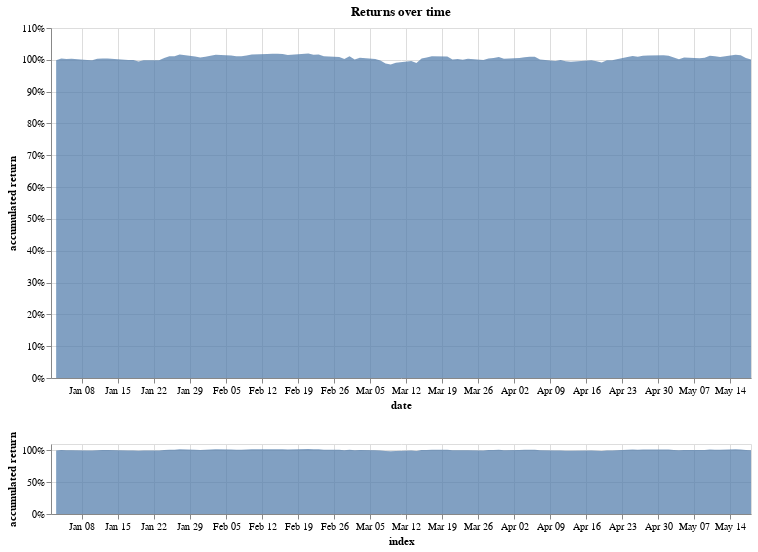

This figure's notebook cell:
### Markdown cell above
Plot of the accumulated returns over time.

### Code cell
returns_chart(bt.balance)

### Figure 1 — Vega-Lite specification as saved in the notebook (floating-point values rounded to 4 significant figures)
{"config": {"view": {"continuousWidth": 400, "continuousHeight": 300}}, "vconcat": [{"layer": [{"mark": "point", "encoding": {"opacity": {"value": 0}, "x": {"type": "temporal", "field": "index"}}, "selection": {"selector002": {"type": "single", "nearest": true, "on": "mouseover", "fields": ["index"], "empty": "none"}}}, {"mark": "point", "encoding": {"opacity": {"condition": {"value": 1, "selection": "selector002"}, "value": 0}, "x": {"type": "temporal", "field": "index"}, "y": {"type": "quantitative", "axis": {"format": "%"}, "field": "accumulated return"}}}, {"mark": {"type": "text", "align": "left", "dx": 5, "dy": -5}, "encoding": {"text": {"condition": {"type": "quantitative", "field": "accumulated return", "format": ".2%", "selection": "selector002"}, "value": " "}, "x": {"type": "temporal", "field": "index"}, "y": {"type": "quantitative", "axis": {"format": "%"}, "field": "accumulated return"}}}, {"mark": {"type": "area", "opacity": 0.7}, "encoding": {"x": {"type": "temporal", "axis": {"title": "date"}, "field": "index", "scale": {"domain": {"selection": "selector001"}}}, "y": {"type": "quantitative", "axis": {"format": "%"}, "field": "accumulated return"}}}], "height": 350, "title": "Returns over time", "width": 700}, {"mark": {"type": "area", "opacity": 0.7}, "encoding": {"x": {"type": "temporal", "field": "index"}, "y": {"type": "quantitative", "axis": {"format": "%"}, "field": "accumulated return"}}, "height": 70, "selection": {"selector001": {"type": "interval", "encodings": ["x"]}}, "width": 700}], "data": {"name": "data-b11619311ba924a0aab032fb49fcef6a"}, "$schema": "https://vega.github.io/schema/vega-lite/v4.0.2.json", "datasets": {"data-b11619311ba924a0aab032fb49fcef6a": [{"index": "2017-01-02T00:00:00", "total capital": 1000000.0, "cash": 1000000.0, "VOO": null, "TUR": null, "RSX": null, "options qty": null, "calls capital": null, "puts capital": null, "stocks qty": null, "options capital": 0.0, "stocks capital": 0.0, "% change": null, "accumulated return": null}, {"index": "2017-01-03T00:00:00", "total capital": 999000.0, "cash": 110100.0, "VOO": 199900.0, "TUR": 49990.0, "RSX": 250000.0, "options qty": 2.0, "calls capital": 389100.0, "puts capital": 0.0, "stocks qty": 16190.0, "options capital": 389100.0, "stocks capital": 499900.0, "% change": -0.00097, "accumulated return": 0.999}, {"index": "2017-01-04T00:00:00", "total capital": 1004000.0, "cash": 110100.0, "VOO": 201100.0, "TUR": 50070.0, "RSX": 251600.0, "options qty": 2.0, "calls capital": 391400.0, "puts capital": 0.0, "stocks qty": 16190.0, "options capital": 391400.0, "stocks capital": 502700.0, "% change": 0.005203, "accumulated return": 1.004}, {"index": "2017-01-05T00:00:00", "total capital": 1003000.0, "cash": 110100.0, "VOO": 200900.0, "TUR": 49870.0, "RSX": 250600.0, "options qty": 2.0, "calls capital": 391300.0, "puts capital": 0.0, "stocks qty": 16190.0, "options capital": 391300.0, "stocks capital": 501300.0, "% change": -0.001516, "accumulated return": 1.003}, {"index": "2017-01-06T00:00:00", "total capital": 1003000.0, "cash": 110100.0, "VOO": 201700.0, "TUR": 49370.0, "RSX": 248800.0, "options qty": 2.0, "calls capital": 393200.0, "puts capital": 0.0, "stocks qty": 16190.0, "options capital": 393200.0, "stocks capital": 499900.0, "% change": 0.0004939, "accumulated return": 1.003}, {"index": "2017-01-09T00:00:00", "total capital": 999600.0, "cash": 110100.0, "VOO": 201000.0, "TUR": 48740.0, "RSX": 247900.0, "options qty": 2.0, "calls capital": 391800.0, "puts capital": 0.0, "stocks qty": 16190.0, "options capital": 391800.0, "stocks capital": 497700.0, "% change": -0.003588, "accumulated return": 0.9996}, {"index": "2017-01-10T00:00:00", "total capital": 998900.0, "cash": 110100.0, "VOO": 201000.0, "TUR": 47750.0, "RSX": 248400.0, "options qty": 2.0, "calls capital": 391600.0, "puts capital": 0.0, "stocks qty": 16190.0, "options capital": 391600.0, "stocks capital": 497100.0, "% change": -0.0007136, "accumulated return": 0.9989}, {"index": "2017-01-11T00:00:00", "total capital": 1003000.0, "cash": 110100.0, "VOO": 201600.0, "TUR": 47690.0, "RSX": 251000.0, "options qty": 2.0, "calls capital": 393000.0, "puts capital": 0.0, "stocks qty": 16190.0, "options capital": 393000.0, "stocks capital": 500300.0, "% change": 0.004551, "accumulated return": 1.003}, {"index": "2017-01-12T00:00:00", "total capital": 1005000.0, "cash": 110100.0, "VOO": 201100.0, "TUR": 50420.0, "RSX": 251000.0, "options qty": 2.0, "calls capital": 391800.0, "puts capital": 0.0, "stocks qty": 16190.0, "options capital": 391800.0, "stocks capital": 502600.0, "% change": 0.001069, "accumulated return": 1.005}, {"index": "2017-01-13T00:00:00", "total capital": 1004000.0, "cash": 110100.0, "VOO": 201500.0, "TUR": 51840.0, "RSX": 248000.0, "options qty": 2.0, "calls capital": 392800.0, "puts capital": 0.0, "stocks qty": 16190.0, "options capital": 392800.0, "stocks capital": 501400.0, "% change": -0.0001726, "accumulated return": 1.004}, {"index": "2017-01-17T00:00:00", "total capital": 999700.0, "cash": 110100.0, "VOO": 200800.0, "TUR": 51310.0, "RSX": 246100.0, "options qty": 2.0, "calls capital": 391400.0, "puts capital": 0.0, "stocks qty": 16190.0, "options capital": 391400.0, "stocks capital": 498200.0, "% change": -0.004626, "accumulated return": 0.9997}, {"index": "2017-01-18T00:00:00", "total capital": 999600.0, "cash": 110100.0, "VOO": 201200.0, "TUR": 51200.0, "RSX": 244900.0, "options qty": 2.0, "calls capital": 392200.0, "puts capital": 0.0, "stocks qty": 16190.0, "options capital": 392200.0, "stocks capital": 497300.0, "% change": -4.232e-05, "accumulated return": 0.9996}, {"index": "2017-01-19T00:00:00", "total capital": 994500.0, "cash": 110100.0, "VOO": 200600.0, "TUR": 50220.0, "RSX": 242800.0, "options qty": 2.0, "calls capital": 390800.0, "puts capital": 0.0, "stocks qty": 16190.0, "options capital": 390800.0, "stocks capital": 493600.0, "% change": -0.005107, "accumulated return": 0.9945}, {"index": "2017-01-20T00:00:00", "total capital": 998600.0, "cash": 110100.0, "VOO": 201200.0, "TUR": 51550.0, "RSX": 243700.0, "options qty": 2.0, "calls capital": 392000.0, "puts capital": 0.0, "stocks qty": 16190.0, "options capital": 392000.0, "stocks capital": 496500.0, "% change": 0.004112, "accumulated return": 0.9986}, {"index": "2017-01-23T00:00:00", "total capital": 999000.0, "cash": 110100.0, "VOO": 200800.0, "TUR": 52140.0, "RSX": 244800.0, "options qty": 2.0, "calls capital": 391200.0, "puts capital": 0.0, "stocks qty": 16190.0, "options capital": 391200.0, "stocks capital": 497700.0, "% change": 0.0004061, "accumulated return": 0.999}, {"index": "2017-01-24T00:00:00", "total capital": 1006000.0, "cash": 110100.0, "VOO": 202000.0, "TUR": 52250.0, "RSX": 247800.0, "options qty": 2.0, "calls capital": 393900.0, "puts capital": 0.0, "stocks qty": 16190.0, "options capital": 393900.0, "stocks capital": 502100.0, "% change": 0.007061, "accumulated return": 1.006}, {"index": "2017-01-25T00:00:00", "total capital": 1011000.0, "cash": 110100.0, "VOO": 203700.0, "TUR": 51080.0, "RSX": 248800.0, "options qty": 2.0, "calls capital": 397700.0, "puts capital": 0.0, "stocks qty": 16190.0, "options capital": 397700.0, "stocks capital": 503600.0, "% change": 0.005293, "accumulated return": 1.011}, {"index": "2017-01-26T00:00:00", "total capital": 1011000.0, "cash": 110100.0, "VOO": 203600.0, "TUR": 50850.0, "RSX": 249100.0, "options qty": 2.0, "calls capital": 397600.0, "puts capital": 0.0, "stocks qty": 16190.0, "options capital": 397600.0, "stocks capital": 503500.0, "% change": -0.0002633, "accumulated return": 1.011}, {"index": "2017-01-27T00:00:00", "total capital": 1016000.0, "cash": 110100.0, "VOO": 203300.0, "TUR": 50930.0, "RSX": 255300.0, "options qty": 2.0, "calls capital": 396800.0, "puts capital": 0.0, "stocks qty": 16190.0, "options capital": 396800.0, "stocks capital": 509500.0, "% change": 0.005255, "accumulated return": 1.016}, {"index": "2017-01-30T00:00:00", "total capital": 1011000.0, "cash": 110100.0, "VOO": 202000.0, "TUR": 53480.0, "RSX": 250800.0, "options qty": 2.0, "calls capital": 394100.0, "puts capital": 0.0, "stocks qty": 16190.0, "options capital": 394100.0, "stocks capital": 506300.0, "% change": -0.005854, "accumulated return": 1.011}, {"index": "2017-01-31T00:00:00", "total capital": 1007000.0, "cash": 110100.0, "VOO": 202000.0, "TUR": 53490.0, "RSX": 247200.0, "options qty": 2.0, "calls capital": 394200.0, "puts capital": 0.0, "stocks qty": 16190.0, "options capital": 394200.0, "stocks capital": 502700.0, "% change": -0.003422, "accumulated return": 1.007}, {"index": "2017-02-01T00:00:00", "total capital": 1010000.0, "cash": 505100.0, "VOO": 201900.0, "TUR": 50460.0, "RSX": 252400.0, "options qty": 0.0, "calls capital": 0.0, "puts capital": 0.0, "stocks qty": 16220.0, "options capital": 0.0, "stocks capital": 504800.0, "% change": 0.002744, "accumulated return": 1.01}, {"index": "2017-02-02T00:00:00", "total capital": 1013000.0, "cash": 505100.0, "VOO": 201900.0, "TUR": 51360.0, "RSX": 254400.0, "options qty": 0.0, "calls capital": 0.0, "puts capital": 0.0, "stocks qty": 16220.0, "options capital": 0.0, "stocks capital": 507700.0, "% change": 0.002941, "accumulated return": 1.013}, {"index": "2017-02-03T00:00:00", "total capital": 1016000.0, "cash": 505100.0, "VOO": 203400.0, "TUR": 52540.0, "RSX": 254800.0, "options qty": 0.0, "calls capital": 0.0, "puts capital": 0.0, "stocks qty": 16220.0, "options capital": 0.0, "stocks capital": 510800.0, "% change": 0.00299, "accumulated return": 1.016}, {"index": "2017-02-06T00:00:00", "total capital": 1014000.0, "cash": 505100.0, "VOO": 203000.0, "TUR": 52020.0, "RSX": 253600.0, "options qty": 0.0, "calls capital": 0.0, "puts capital": 0.0, "stocks qty": 16220.0, "options capital": 0.0, "stocks capital": 508600.0, "% change": -0.002084, "accumulated return": 1.014}, {"index": "2017-02-07T00:00:00", "total capital": 1011000.0, "cash": 505100.0, "VOO": 203100.0, "TUR": 51130.0, "RSX": 252100.0, "options qty": 0.0, "calls capital": 0.0, "puts capital": 0.0, "stocks qty": 16220.0, "options capital": 0.0, "stocks capital": 506300.0, "% change": -0.002321, "accumulated return": 1.011}, {"index": "2017-02-08T00:00:00", "total capital": 1011000.0, "cash": 505100.0, "VOO": 203300.0, "TUR": 52210.0, "RSX": 250800.0, "options qty": 0.0, "calls capital": 0.0, "puts capital": 0.0, "stocks qty": 16220.0, "options capital": 0.0, "stocks capital": 506300.0, "% change": 5.022e-05, "accumulated return": 1.011}, {"index": "2017-02-09T00:00:00", "total capital": 1014000.0, "cash": 505100.0, "VOO": 204500.0, "TUR": 52990.0, "RSX": 251000.0, "options qty": 0.0, "calls capital": 0.0, "puts capital": 0.0, "stocks qty": 16220.0, "options capital": 0.0, "stocks capital": 508500.0, "% change": 0.002145, "accumulated return": 1.014}, {"index": "2017-02-10T00:00:00", "total capital": 1017000.0, "cash": 505100.0, "VOO": 205300.0, "TUR": 52240.0, "RSX": 254000.0, "options qty": 0.0, "calls capital": 0.0, "puts capital": 0.0, "stocks qty": 16220.0, "options capital": 0.0, "stocks capital": 511500.0, "% change": 0.002956, "accumulated return": 1.017}, {"index": "2017-02-13T00:00:00", "total capital": 1018000.0, "cash": 505100.0, "VOO": 206400.0, "TUR": 53030.0, "RSX": 253600.0, "options qty": 0.0, "calls capital": 0.0, "puts capital": 0.0, "stocks qty": 16220.0, "options capital": 0.0, "stocks capital": 513000.0, "% change": 0.001508, "accumulated return": 1.018}, {"index": "2017-02-14T00:00:00", "total capital": 1019000.0, "cash": 505100.0, "VOO": 207300.0, "TUR": 53000.0, "RSX": 254000.0, "options qty": 0.0, "calls capital": 0.0, "puts capital": 0.0, "stocks qty": 16220.0, "options capital": 0.0, "stocks capital": 514200.0, "% change": 0.001159, "accumulated return": 1.019}, {"index": "2017-02-15T00:00:00", "total capital": 1019000.0, "cash": 505100.0, "VOO": 208300.0, "TUR": 53110.0, "RSX": 252700.0, "options qty": 0.0, "calls capital": 0.0, "puts capital": 0.0, "stocks qty": 16220.0, "options capital": 0.0, "stocks capital": 514100.0, "% change": -0.0001258, "accumulated return": 1.019}, {"index": "2017-02-16T00:00:00", "total capital": 1018000.0, "cash": 505100.0, "VOO": 208100.0, "TUR": 52690.0, "RSX": 252300.0, "options qty": 0.0, "calls capital": 0.0, "puts capital": 0.0, "stocks qty": 16220.0, "options capital": 0.0, "stocks capital": 513200.0, "% change": -0.0009156, "accumulated return": 1.018}, {"index": "2017-02-17T00:00:00", "total capital": 1015000.0, "cash": 505100.0, "VOO": 208500.0, "TUR": 53870.0, "RSX": 248000.0, "options qty": 0.0, "calls capital": 0.0, "puts capital": 0.0, "stocks qty": 16220.0, "options capital": 0.0, "stocks capital": 510300.0, "% change": -0.002775, "accumulated return": 1.015}, {"index": "2017-02-21T00:00:00", "total capital": 1020000.0, "cash": 505100.0, "VOO": 209700.0, "TUR": 54140.0, "RSX": 250700.0, "options qty": 0.0, "calls capital": 0.0, "puts capital": 0.0, "stocks qty": 16220.0, "options capital": 0.0, "stocks capital": 514500.0, "% change": 0.00412, "accumulated return": 1.02}, {"index": "2017-02-22T00:00:00", "total capital": 1016000.0, "cash": 505100.0, "VOO": 209600.0, "TUR": 54470.0, "RSX": 246500.0, "options qty": 0.0, "calls capital": 0.0, "puts capital": 0.0, "stocks qty": 16220.0, "options capital": 0.0, "stocks capital": 510500.0, "% change": -0.003899, "accumulated return": 1.016}, {"index": "2017-02-23T00:00:00", "total capital": 1017000.0, "cash": 505100.0, "VOO": 209700.0, "TUR": 54820.0, "RSX": 247200.0, "options qty": 0.0, "calls capital": 0.0, "puts capital": 0.0, "stocks qty": 16220.0, "options capital": 0.0, "stocks capital": 511700.0, "% change": 0.001158, "accumulated return": 1.017}, {"index": "2017-02-24T00:00:00", "total capital": 1011000.0, "cash": 505100.0, "VOO": 210000.0, "TUR": 53700.0, "RSX": 242300.0, "options qty": 0.0, "calls capital": 0.0, "puts capital": 0.0, "stocks qty": 16220.0, "options capital": 0.0, "stocks capital": 505900.0, "% change": -0.005683, "accumulated return": 1.011}, {"index": "2017-02-27T00:00:00", "total capital": 1009000.0, "cash": 505100.0, "VOO": 210300.0, "TUR": 53240.0, "RSX": 240600.0, "options qty": 0.0, "calls capital": 0.0, "puts capital": 0.0, "stocks qty": 16220.0, "options capital": 0.0, "stocks capital": 504100.0, "% change": -0.001771, "accumulated return": 1.009}, {"index": "2017-02-28T00:00:00", "total capital": 1003000.0, "cash": 505100.0, "VOO": 209700.0, "TUR": 52490.0, "RSX": 235700.0, "options qty": 0.0, "calls capital": 0.0, "puts capital": 0.0, "stocks qty": 16220.0, "options capital": 0.0, "stocks capital": 497900.0, "% change": -0.006216, "accumulated return": 1.003}, {"index": "2017-03-01T00:00:00", "total capital": 1011000.0, "cash": 127500.0, "VOO": 202200.0, "TUR": 50570.0, "RSX": 252900.0, "options qty": 2.0, "calls capital": 378000.0, "puts capital": 10.0, "stocks qty": 16780.0, "options capital": 378000.0, "stocks capital": 505800.0, "% change": 0.008268, "accumulated return": 1.011}, {"index": "2017-03-02T00:00:00", "total capital": 1001000.0, "cash": 127500.0, "VOO": 201100.0, "TUR": 49550.0, "RSX": 247900.0, "options qty": 2.0, "calls capital": 375100.0, "puts capital": 10.0, "stocks qty": 16780.0, "options capital": 375100.0, "stocks capital": 498500.0, "% change": -0.01, "accumulated return": 1.001}, {"index": "2017-03-03T00:00:00", "total capital": 1007000.0, "cash": 127500.0, "VOO": 201200.0, "TUR": 50170.0, "RSX": 252700.0, "options qty": 2.0, "calls capital": 375300.0, "puts capital": 10.0, "stocks qty": 16780.0, "options capital": 375300.0, "stocks capital": 504000.0, "% change": 0.005697, "accumulated return": 1.007}, {"index": "2017-03-06T00:00:00", "total capital": 1003000.0, "cash": 127500.0, "VOO": 200500.0, "TUR": 50700.0, "RSX": 250100.0, "options qty": 2.0, "calls capital": 374000.0, "puts capital": 10.0, "stocks qty": 16780.0, "options capital": 374000.0, "stocks capital": 501400.0, "% change": -0.003963, "accumulated return": 1.003}, {"index": "2017-03-07T00:00:00", "total capital": 997900.0, "cash": 127500.0, "VOO": 199900.0, "TUR": 51120.0, "RSX": 246800.0, "options qty": 2.0, "calls capital": 372500.0, "puts capital": 10.0, "stocks qty": 16780.0, "options capital": 372600.0, "stocks capital": 497900.0, "% change": -0.004908, "accumulated return": 0.9979}, {"index": "2017-03-08T00:00:00", "total capital": 988300.0, "cash": 127500.0, "VOO": 199500.0, "TUR": 49010.0, "RSX": 240500.0, "options qty": 2.0, "calls capital": 371800.0, "puts capital": 10.0, "stocks qty": 16780.0, "options capital": 371800.0, "stocks capital": 489100.0, "% change": -0.009604, "accumulated return": 0.9883}, {"index": "2017-03-09T00:00:00", "total capital": 985400.0, "cash": 127500.0, "VOO": 199700.0, "TUR": 48400.0, "RSX": 237700.0, "options qty": 2.0, "calls capital": 372100.0, "puts capital": 10.0, "stocks qty": 16780.0, "options capital": 372100.0, "stocks capital": 485800.0, "% change": -0.002956, "accumulated return": 0.9854}, {"index": "2017-03-10T00:00:00", "total capital": 990500.0, "cash": 127500.0, "VOO": 200400.0, "TUR": 49600.0, "RSX": 239700.0, "options qty": 2.0, "calls capital": 373300.0, "puts capital": 10.0, "stocks qty": 16780.0, "options capital": 373300.0, "stocks capital": 489700.0, "% change": 0.005198, "accumulated return": 0.9905}, {"index": "2017-03-13T00:00:00", "total capital": 995900.0, "cash": 127500.0, "VOO": 200500.0, "TUR": 49460.0, "RSX": 244500.0, "options qty": 2.0, "calls capital": 373900.0, "puts capital": 10.0, "stocks qty": 16780.0, "options capital": 374000.0, "stocks capital": 494500.0, "% change": 0.005444, "accumulated return": 0.9959}, {"index": "2017-03-14T00:00:00", "total capital": 990100.0, "cash": 127500.0, "VOO": 199900.0, "TUR": 49190.0, "RSX": 241000.0, "options qty": 2.0, "calls capital": 372500.0, "puts capital": 10.0, "stocks qty": 16780.0, "options capital": 372500.0, "stocks capital": 490100.0, "% change": -0.005833, "accumulated return": 0.9901}, {"index": "2017-03-15T00:00:00", "total capital": 1004000.0, "cash": 127500.0, "VOO": 201500.0, "TUR": 50720.0, "RSX": 248400.0, "options qty": 2.0, "calls capital": 376100.0, "puts capital": 10.0, "stocks qty": 16780.0, "options capital": 376100.0, "stocks capital": 500600.0, "% change": 0.01426, "accumulated return": 1.004}, {"index": "2017-03-16T00:00:00", "total capital": 1007000.0, "cash": 127500.0, "VOO": 201200.0, "TUR": 51490.0, "RSX": 251100.0, "options qty": 2.0, "calls capital": 375700.0, "puts capital": 10.0, "stocks qty": 16780.0, "options capital": 375700.0, "stocks capital": 503800.0, "% change": 0.002747, "accumulated return": 1.007}, {"index": "2017-03-17T00:00:00", "total capital": 1012000.0, "cash": 127500.0, "VOO": 200800.0, "TUR": 51600.0, "RSX": 256800.0, "options qty": 2.0, "calls capital": 374900.0, "puts capital": 10.0, "stocks qty": 16780.0, "options capital": 375000.0, "stocks capital": 509100.0, "% change": 0.00457, "accumulated return": 1.012}, {"index": "2017-03-20T00:00:00", "total capital": 1010000.0, "cash": 127500.0, "VOO": 200600.0, "TUR": 51890.0, "RSX": 256400.0, "options qty": 2.0, "calls capital": 373900.0, "puts capital": 0.0, "stocks qty": 16780.0, "options capital": 373900.0, "stocks capital": 508800.0, "% change": -0.001358, "accumulated return": 1.01}, {"index": "2017-03-21T00:00:00", "total capital": 1001000.0, "cash": 127500.0, "VOO": 198000.0, "TUR": 51120.0, "RSX": 256000.0, "options qty": 2.0, "calls capital": 368100.0, "puts capital": 0.0, "stocks qty": 16780.0, "options capital": 368100.0, "stocks capital": 505200.0, "% change": -0.009316, "accumulated return": 1.001}, {"index": "2017-03-22T00:00:00", "total capital": 1003000.0, "cash": 127500.0, "VOO": 198500.0, "TUR": 51170.0, "RSX": 256900.0, "options qty": 2.0, "calls capital": 368700.0, "puts capital": 0.0, "stocks qty": 16780.0, "options capital": 368700.0, "stocks capital": 506500.0, "% change": 0.001844, "accumulated return": 1.003}, {"index": "2017-03-23T00:00:00", "total capital": 1001000.0, "cash": 127500.0, "VOO": 198200.0, "TUR": 50910.0, "RSX": 255900.0, "options qty": 2.0, "calls capital": 368000.0, "puts capital": 0.0, "stocks qty": 16780.0, "options capital": 368000.0, "stocks capital": 505100.0, "% change": -0.002054, "accumulated return": 1.001}, {"index": "2017-03-24T00:00:00", "total capital": 1004000.0, "cash": 127500.0, "VOO": 198200.0, "TUR": 51740.0, "RSX": 257500.0, "options qty": 2.0, "calls capital": 368800.0, "puts capital": 0.0, "stocks qty": 16780.0, "options capital": 368800.0, "stocks capital": 507400.0, "% change": 0.003103, "accumulated return": 1.004}, {"index": "2017-03-27T00:00:00", "total capital": 999300.0, "cash": 127500.0, "VOO": 197900.0, "TUR": 51350.0, "RSX": 254900.0, "options qty": 2.0, "calls capital": 367700.0, "puts capital": 0.0, "stocks qty": 16780.0, "options capital": 367700.0, "stocks capital": 504100.0, "% change": -0.004382, "accumulated return": 0.9993}, {"index": "2017-03-28T00:00:00", "total capital": 1004000.0, "cash": 127500.0, "VOO": 199300.0, "TUR": 50320.0, "RSX": 256000.0, "options qty": 2.0, "calls capital": 370700.0, "puts capital": 0.0, "stocks qty": 16780.0, "options capital": 370700.0, "stocks capital": 505700.0, "% change": 0.004549, "accumulated return": 1.004}, {"index": "2017-03-29T00:00:00", "total capital": 1006000.0, "cash": 127500.0, "VOO": 199600.0, "TUR": 50550.0, "RSX": 256400.0, "options qty": 2.0, "calls capital": 371600.0, "puts capital": 0.0, "stocks qty": 16780.0, "options capital": 371600.0, "stocks capital": 506600.0, "% change": 0.001783, "accumulated return": 1.006}, {"index": "2017-03-30T00:00:00", "total capital": 1009000.0, "cash": 127500.0, "VOO": 200200.0, "TUR": 50460.0, "RSX": 258400.0, "options qty": 2.0, "calls capital": 372700.0, "puts capital": 0.0, "stocks qty": 16780.0, "options capital": 372700.0, "stocks capital": 509000.0, "% change": 0.003557, "accumulated return": 1.009}, {"index": "2017-03-31T00:00:00", "total capital": 1004000.0, "cash": 127500.0, "VOO": 199700.0, "TUR": 50430.0, "RSX": 254100.0, "options qty": 2.0, "calls capital": 372000.0, "puts capital": 0.0, "stocks qty": 16780.0, "options capital": 372000.0, "stocks capital": 504200.0, "% change": -0.00548, "accumulated return": 1.004}, {"index": "2017-04-03T00:00:00", "total capital": 1006000.0, "cash": 503100.0, "VOO": 201100.0, "TUR": 50290.0, "RSX": 251500.0, "options qty": 0.0, "calls capital": 0.0, "puts capital": 0.0, "stocks qty": 16460.0, "options capital": 0.0, "stocks capital": 502800.0, "% change": 0.002303, "accumulated return": 1.006}, {"index": "2017-04-04T00:00:00", "total capital": 1008000.0, "cash": 503100.0, "VOO": 201200.0, "TUR": 49880.0, "RSX": 254000.0, "options qty": 0.0, "calls capital": 0.0, "puts capital": 0.0, "stocks qty": 16460.0, "options capital": 0.0, "stocks capital": 505100.0, "% change": 0.002215, "accumulated return": 1.008}, {"index": "2017-04-05T00:00:00", "total capital": 1009000.0, "cash": 503100.0, "VOO": 200600.0, "TUR": 49660.0, "RSX": 255900.0, "options qty": 0.0, "calls capital": 0.0, "puts capital": 0.0, "stocks qty": 16460.0, "options capital": 0.0, "stocks capital": 506200.0, "% change": 0.001075, "accumulated return": 1.009}, {"index": "2017-04-06T00:00:00", "total capital": 1009000.0, "cash": 503100.0, "VOO": 201100.0, "TUR": 49530.0, "RSX": 255700.0, "options qty": 0.0, "calls capital": 0.0, "puts capital": 0.0, "stocks qty": 16460.0, "options capital": 0.0, "stocks capital": 506300.0, "% change": 0.0001531, "accumulated return": 1.009}, {"index": "2017-04-07T00:00:00", "total capital": 1001000.0, "cash": 503100.0, "VOO": 200900.0, "TUR": 49440.0, "RSX": 247500.0, "options qty": 0.0, "calls capital": 0.0, "puts capital": 0.0, "stocks qty": 16460.0, "options capital": 0.0, "stocks capital": 497900.0, "% change": -0.008367, "accumulated return": 1.001}, {"index": "2017-04-10T00:00:00", "total capital": 996600.0, "cash": 503100.0, "VOO": 201000.0, "TUR": 50910.0, "RSX": 241500.0, "options qty": 0.0, "calls capital": 0.0, "puts capital": 0.0, "stocks qty": 16460.0, "options capital": 0.0, "stocks capital": 493500.0, "% change": -0.004391, "accumulated return": 0.9966}, {"index": "2017-04-11T00:00:00", "total capital": 999200.0, "cash": 503100.0, "VOO": 200800.0, "TUR": 51500.0, "RSX": 243800.0, "options qty": 0.0, "calls capital": 0.0, "puts capital": 0.0, "stocks qty": 16460.0, "options capital": 0.0, "stocks capital": 496100.0, "% change": 0.00263, "accumulated return": 0.9992}, {"index": "2017-04-12T00:00:00", "total capital": 995300.0, "cash": 503100.0, "VOO": 200000.0, "TUR": 52130.0, "RSX": 240100.0, "options qty": 0.0, "calls capital": 0.0, "puts capital": 0.0, "stocks qty": 16460.0, "options capital": 0.0, "stocks capital": 492200.0, "% change": -0.003925, "accumulated return": 0.9953}, {"index": "2017-04-13T00:00:00", "total capital": 993800.0, "cash": 503100.0, "VOO": 198600.0, "TUR": 51010.0, "RSX": 241000.0, "options qty": 0.0, "calls capital": 0.0, "puts capital": 0.0, "stocks qty": 16460.0, "options capital": 0.0, "stocks capital": 490700.0, "% change": -0.001498, "accumulated return": 0.9938}, {"index": "2017-04-17T00:00:00", "total capital": 998800.0, "cash": 503100.0, "VOO": 200400.0, "TUR": 50940.0, "RSX": 244400.0, "options qty": 0.0, "calls capital": 0.0, "puts capital": 0.0, "stocks qty": 16460.0, "options capital": 0.0, "stocks capital": 495700.0, "% change": 0.005066, "accumulated return": 0.9988}, {"index": "2017-04-18T00:00:00", "total capital": 995400.0, "cash": 503100.0, "VOO": 199800.0, "TUR": 51970.0, "RSX": 240400.0, "options qty": 0.0, "calls capital": 0.0, "puts capital": 0.0, "stocks qty": 16460.0, "options capital": 0.0, "stocks capital": 492200.0, "% change": -0.00348, "accumulated return": 0.9954}, {"index": "2017-04-19T00:00:00", "total capital": 991500.0, "cash": 503100.0, "VOO": 199400.0, "TUR": 51230.0, "RSX": 237800.0, "options qty": 0.0, "calls capital": 0.0, "puts capital": 0.0, "stocks qty": 16460.0, "options capital": 0.0, "stocks capital": 488400.0, "% change": -0.003842, "accumulated return": 0.9915}, {"index": "2017-04-20T00:00:00", "total capital": 998600.0, "cash": 503100.0, "VOO": 201000.0, "TUR": 52800.0, "RSX": 241600.0, "options qty": 0.0, "calls capital": 0.0, "puts capital": 0.0, "stocks qty": 16460.0, "options capital": 0.0, "stocks capital": 495500.0, "% change": 0.007104, "accumulated return": 0.9986}, {"index": "2017-04-21T00:00:00", "total capital": 998500.0, "cash": 503100.0, "VOO": 200400.0, "TUR": 52980.0, "RSX": 242000.0, "options qty": 0.0, "calls capital": 0.0, "puts capital": 0.0, "stocks qty": 16460.0, "options capital": 0.0, "stocks capital": 495400.0, "% change": -4.351e-05, "accumulated return": 0.9985}, {"index": "2017-04-24T00:00:00", "total capital": 1009000.0, "cash": 503100.0, "VOO": 202600.0, "TUR": 55060.0, "RSX": 247800.0, "options qty": 0.0, "calls capital": 0.0, "puts capital": 0.0, "stocks qty": 16460.0, "options capital": 0.0, "stocks capital": 505400.0, "% change": 0.009998, "accumulated return": 1.009}, {"index": "2017-04-25T00:00:00", "total capital": 1012000.0, "cash": 503100.0, "VOO": 203800.0, "TUR": 55350.0, "RSX": 249900.0, "options qty": 0.0, "calls capital": 0.0, "puts capital": 0.0, "stocks qty": 16460.0, "options capital": 0.0, "stocks capital": 509100.0, "% change": 0.003645, "accumulated return": 1.012}, {"index": "2017-04-26T00:00:00", "total capital": 1010000.0, "cash": 503100.0, "VOO": 203600.0, "TUR": 55180.0, "RSX": 247600.0, "options qty": 0.0, "calls capital": 0.0, "puts capital": 0.0, "stocks qty": 16460.0, "options capital": 0.0, "stocks capital": 506500.0, "% change": -0.002569, "accumulated return": 1.01}, {"index": "2017-04-27T00:00:00", "total capital": 1013000.0, "cash": 503100.0, "VOO": 203800.0, "TUR": 55420.0, "RSX": 250200.0, "options qty": 0.0, "calls capital": 0.0, "puts capital": 0.0, "stocks qty": 16460.0, "options capital": 0.0, "stocks capital": 509400.0, "% change": 0.002892, "accumulated return": 1.013}, {"index": "2017-04-28T00:00:00", "total capital": 1013000.0, "cash": 503100.0, "VOO": 203400.0, "TUR": 55770.0, "RSX": 250900.0, "options qty": 0.0, "calls capital": 0.0, "puts capital": 0.0, "stocks qty": 16460.0, "options capital": 0.0, "stocks capital": 510100.0, "% change": 0.0006723, "accumulated return": 1.013}, {"index": "2017-05-01T00:00:00", "total capital": 1014000.0, "cash": 507300.0, "VOO": 202900.0, "TUR": 50710.0, "RSX": 253600.0, "options qty": 0.0, "calls capital": 0.0, "puts capital": 0.0, "stocks qty": 16420.0, "options capital": 0.0, "stocks capital": 507200.0, "% change": 0.001256, "accumulated return": 1.014}, {"index": "2017-05-02T00:00:00", "total capital": 1013000.0, "cash": 507300.0, "VOO": 202900.0, "TUR": 51010.0, "RSX": 251700.0, "options qty": 0.0, "calls capital": 0.0, "puts capital": 0.0, "stocks qty": 16420.0, "options capital": 0.0, "stocks capital": 505600.0, "% change": -0.001554, "accumulated return": 1.013}, {"index": "2017-05-03T00:00:00", "total capital": 1007000.0, "cash": 507300.0, "VOO": 202700.0, "TUR": 50510.0, "RSX": 246900.0, "options qty": 0.0, "calls capital": 0.0, "puts capital": 0.0, "stocks qty": 16420.0, "options capital": 0.0, "stocks capital": 500200.0, "% change": -0.005352, "accumulated return": 1.007}, {"index": "2017-05-04T00:00:00", "total capital": 1002000.0, "cash": 507300.0, "VOO": 202900.0, "TUR": 49730.0, "RSX": 242000.0, "options qty": 0.0, "calls capital": 0.0, "puts capital": 0.0, "stocks qty": 16420.0, "options capital": 0.0, "stocks capital": 494600.0, "% change": -0.005515, "accumulated return": 1.002}, {"index": "2017-05-05T00:00:00", "total capital": 1008000.0, "cash": 507300.0, "VOO": 203700.0, "TUR": 50790.0, "RSX": 245900.0, "options qty": 0.0, "calls capital": 0.0, "puts capital": 0.0, "stocks qty": 16420.0, "options capital": 0.0, "stocks capital": 500400.0, "% change": 0.005737, "accumulated return": 1.008}, {"index": "2017-05-08T00:00:00", "total capital": 1005000.0, "cash": 507300.0, "VOO": 203700.0, "TUR": 49610.0, "RSX": 244300.0, "options qty": 0.0, "calls capital": 0.0, "puts capital": 0.0, "stocks qty": 16420.0, "options capital": 0.0, "stocks capital": 497600.0, "% change": -0.00272, "accumulated return": 1.005}, {"index": "2017-05-09T00:00:00", "total capital": 1007000.0, "cash": 507300.0, "VOO": 203500.0, "TUR": 49970.0, "RSX": 246000.0, "options qty": 0.0, "calls capital": 0.0, "puts capital": 0.0, "stocks qty": 16420.0, "options capital": 0.0, "stocks capital": 499400.0, "% change": 0.001784, "accumulated return": 1.007}, {"index": "2017-05-10T00:00:00", "total capital": 1012000.0, "cash": 507300.0, "VOO": 203900.0, "TUR": 51290.0, "RSX": 250000.0, "options qty": 0.0, "calls capital": 0.0, "puts capital": 0.0, "stocks qty": 16420.0, "options capital": 0.0, "stocks capital": 505100.0, "% change": 0.005652, "accumulated return": 1.012}, {"index": "2017-05-11T00:00:00", "total capital": 1011000.0, "cash": 507300.0, "VOO": 203400.0, "TUR": 50720.0, "RSX": 250000.0, "options qty": 0.0, "calls capital": 0.0, "puts capital": 0.0, "stocks qty": 16420.0, "options capital": 0.0, "stocks capital": 504100.0, "% change": -0.0009675, "accumulated return": 1.011}, {"index": "2017-05-12T00:00:00", "total capital": 1009000.0, "cash": 507300.0, "VOO": 203100.0, "TUR": 50620.0, "RSX": 247600.0, "options qty": 0.0, "calls capital": 0.0, "puts capital": 0.0, "stocks qty": 16420.0, "options capital": 0.0, "stocks capital": 501300.0, "% change": -0.002805, "accumulated return": 1.009}, {"index": "2017-05-15T00:00:00", "total capital": 1016000.0, "cash": 507300.0, "VOO": 204200.0, "TUR": 51700.0, "RSX": 252800.0, "options qty": 0.0, "calls capital": 0.0, "puts capital": 0.0, "stocks qty": 16420.0, "options capital": 0.0, "stocks capital": 508600.0, "% change": 0.007243, "accumulated return": 1.016}, {"index": "2017-05-16T00:00:00", "total capital": 1015000.0, "cash": 507300.0, "VOO": 204100.0, "TUR": 51810.0, "RSX": 251400.0, "options qty": 0.0, "calls capital": 0.0, "puts capital": 0.0, "stocks qty": 16420.0, "options capital": 0.0, "stocks capital": 507400.0, "% change": -0.001233, "accumulated return": 1.015}, {"index": "2017-05-17T00:00:00", "total capital": 1006000.0, "cash": 507300.0, "VOO": 200500.0, "TUR": 50660.0, "RSX": 247100.0, "options qty": 0.0, "calls capital": 0.0, "puts capital": 0.0, "stocks qty": 16420.0, "options capital": 0.0, "stocks capital": 498200.0, "% change": -0.008995, "accumulated return": 1.006}, {"index": "2017-05-18T00:00:00", "total capital": 1001000.0, "cash": 507300.0, "VOO": 201200.0, "TUR": 49850.0, "RSX": 243000.0, "options qty": 0.0, "calls capital": 0.0, "puts capital": 0.0, "stocks qty": 16420.0, "options capital": 0.0, "stocks capital": 494000.0, "% change": -0.004165, "accumulated return": 1.001}]}}
